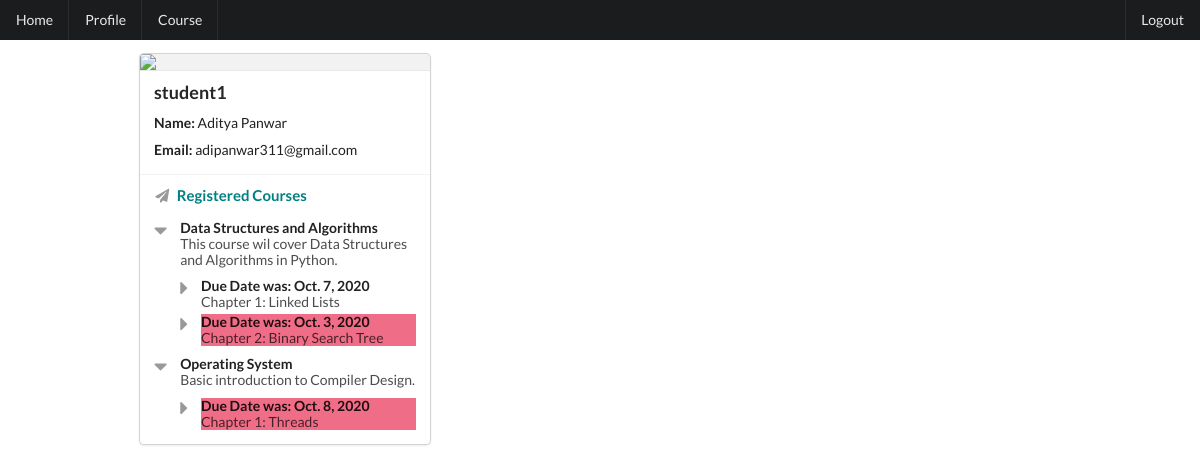
/profile/ (signed in), run on an earlier commit of the app's database.
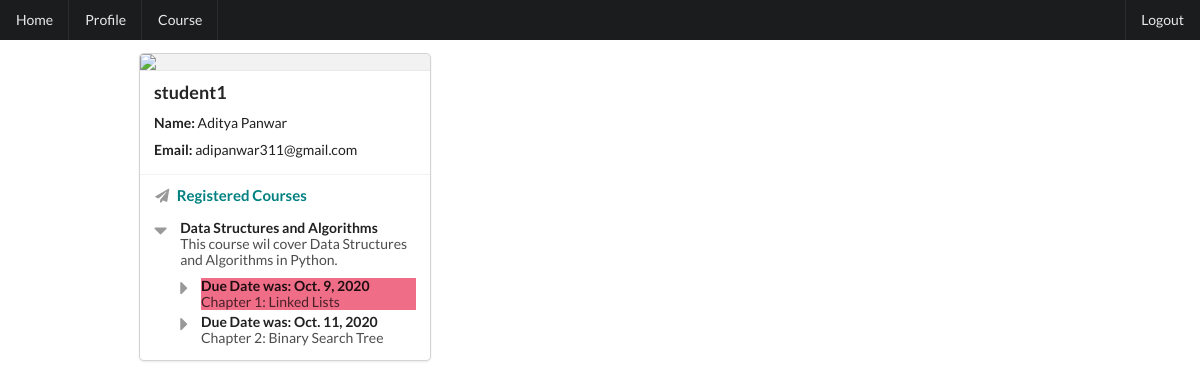
And on a later commit of the database.
### tutorial/models.py (models this page shows, shortened)
class Course(models.Model):
    name = models.CharField(max_length=100)
    description = models.CharField(max_length=250, default="Description of the course.")

class Register(models.Model):
    course = models.ForeignKey(Course, on_delete=models.CASCADE)
    user = models.ForeignKey(User, on_delete=models.CASCADE)
    chapter = models.ForeignKey(Chapter, on_delete=models.CASCADE)
    due_date = models.DateField(auto_now=False)
    completed = models.BooleanField(default=False)

class Chapter(models.Model):
    name = models.CharField(max_length=120, null=False)
    course = models.ForeignKey(Course, on_delete=models.CASCADE)
    due = models.IntegerField()

### tutorial/views.py (the view)
# urls.py: path('profile/', views.profile, name='site-profile'),
@login_required
def profile(request):
    courses = dict()
    for obj in Register.objects.filter(user=request.user):
        course = Course.objects.get(id=obj.course.id)
        if course not in courses.keys():
            courses[course] = list()
        courses[course].append(obj)
    today_date = date(datetime.now().year, datetime.now().month, datetime.now().day)
    return render(request, "tutorial/profile.html", {'courses': courses, 'date': today_date})

### tutorial/templates/tutorial/profile.html (shortened to what this page needs)
{% extends 'tutorial/base.html' %}
{% block content %}
    <div class="ui card">
        <div class="ui image">
            <img src="https://semantic-ui.com/images/avatar/large/steve.jpg" class="visible content">
        </div>
        <div class="content">
            <p class="header">{{ user.username }}</p>
            <p><strong>Name:</strong> {{ user.first_name }} {{ user.last_name }}</p>
            <p><strong>Email:</strong> {{ user.email }}</p>
        </div>
        <div class="extra content">
            <div>
                <i class="paper plane icon"></i>
                    <h4 style="display: inline; color: teal">Registered Courses</h4>
            </div>
            <div class="ui list">
                {% for course, registers in courses.items %}
                    <div class="item">
                        <i class="large caret down icon"></i>
                        <div class="content">
                            <div class="header">{{ course.name }}</div>
                            <div class="description">{{ course.description }}</div>
                            <div class="list">
                                {% for register in registers %}
                                    <div class="item">
                                        <i class="large caret right icon"></i>
                                        <div class="content">
                                            {% if register.due_date >= date %}
                                                <div class="header">Due Date is: {{ register.due_date }}</div>
                                                <div class="description">{{ register.chapter.name }}</div>
                                                {% if not register.completed %}
                                                    <form action="{% url 'validate-chapter' %}"method="POST">
                                                        {% csrf_token %}
                                                        <input name="complete" value="{{ register.id }}" style="visibility: hidden;">
                                                        <button type="submit" class="ui tiny labeled icon green button">
                                                            <i class="calendar check outline icon"></i>
                                                            Mark Completed
                                                        </button>
                                                    </form>
                                                {% endif %}
                                            {% else %}
                                                {% if register.completed %}
                                                    <div class="header">Due Date was: {{ register.due_date }}</div>
                                                    <div class="description">{{ register.chapter.name }}</div>
                                                {% else %}
                                                    <div class="header" style="background-color: rgb(240, 109, 135);">Due Date was: {{ register.due_date }}</div>
                                                    <div class="description" style="background-color: rgb(240, 109, 135);">{{ register.chapter.name }}</div>
                                                {% endif %}
                                            {% endif %}
                                        </div>
                                    </div>
                                {% endfor %}
                            </div>
                        </div>
                    </div>
                {% endfor %}
            </div>
        </div>
    </div>
{% endblock %}

### tutorial/templates/tutorial/base.html (shortened to what this page needs)
{% load static %}
<!DOCTYPE html>
<html>
    <head>
        <link rel="stylesheet" href="https://cdnjs.cloudflare.com/ajax/libs/semantic-ui/2.4.1/semantic.min.css" />
    </head>
    <body>
        <div class="ui inverted menu" style="border-radius: 0px;">
            <a href="{% url 'site-home' %}"class="item">
                Home
            </a>
            {% if user.is_authenticated %}
                <a href="{% url 'site-profile' %}" class="item">Profile</a>
                <a href="{% url 'site-courses' %}" class="item">Course</a>
            {% endif %}
            <div class="right menu">
                {% if user.is_authenticated %}
                    <a href="{% url 'site-logout' %}" class="item">Logout</a>
                {% else %}
                    <a href="{% url 'site-register' %}" class="item">Register</a>
                    <a href="{% url 'site-login' %}" class="item">Login</a>
                {% endif %}
            </div>
        </div>
        <div style="margin-left: 10em; margin-right: 10em;">
            {% block content %}
            {% endblock %}
        </div>
    </body>
</html>

What changed in the data, as far as the page shows it:
removed Register: due_date "Oct. 7, 2020", chapter.name "Chapter 1: Linked Lists"
removed Register: due_date "Oct. 3, 2020", chapter.name "Chapter 2: Binary Search Tree"
no longer on this page (row unchanged): Course: name "Operating System", description "Basic introduction to Compiler Design."
removed Register: due_date "Oct. 8, 2020", chapter.name "Chapter 1: Threads", shown under "Operating System"
added Register: due_date "Oct. 9, 2020", chapter.name "Chapter 1: Linked Lists"
added Register: due_date "Oct. 11, 2020", chapter.name "Chapter 2: Binary Search Tree"
